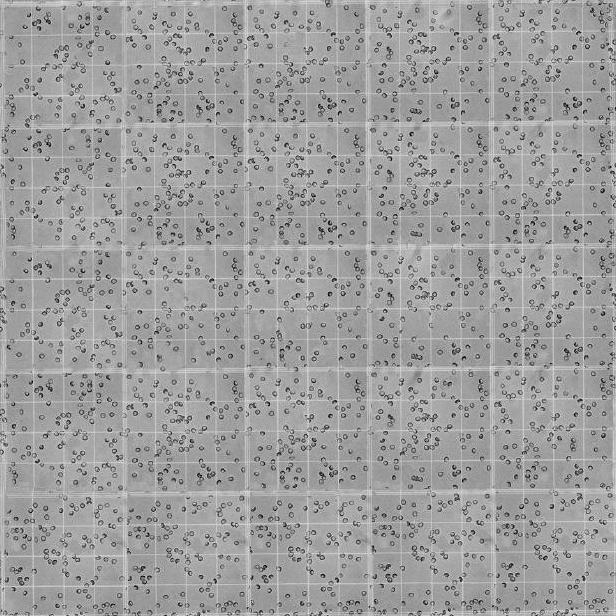
//> input picture scratch/oshani/VisualC++/square_handling/std_count.jpg, 616 x 616 px
$ ./hs   (built with g++ and OpenCV 4)
//> lines starting //> are read from the running program, lines starting //| are printed output that depends on the picture; after the words box and inside, x2 and y2 are one past the last pixel; in counts of white or black regions, pixels touching at a corner belong together
/*Test code for the standard count*/

#include <cv.h>
#include <highgui.h>
#include <math.h>
#include <iostream>
#include <ostream>
#include <algorithm>
#include <vector>

//The maximum number of pixels between the double lines that demarcate bigger
//counting squares
#define MAX_PIXELS 15

//Default number of small squares in a big square
#define DEFAULT_SQUARES 4

using namespace std;

int main()
{
	IplImage* src;

	char* name = "std_count.jpg";
    src = cvLoadImage(name, 0);
//> src is the input picture: 616 rows x 616 cols, CV_8UC1; min 0, max 246, mean 158.1

    IplImage* dst = cvCreateImage( cvGetSize(src), 8, 1 );
    IplImage* color_dst = cvCreateImage( cvGetSize(src), 8, 3 );
    CvMemStorage* storage = cvCreateMemStorage(0);
    CvSeq* lines = 0;
    CvSeq* lines2 = 0;

    int i;
    cvCanny( src, dst, 50, 200, 3 );
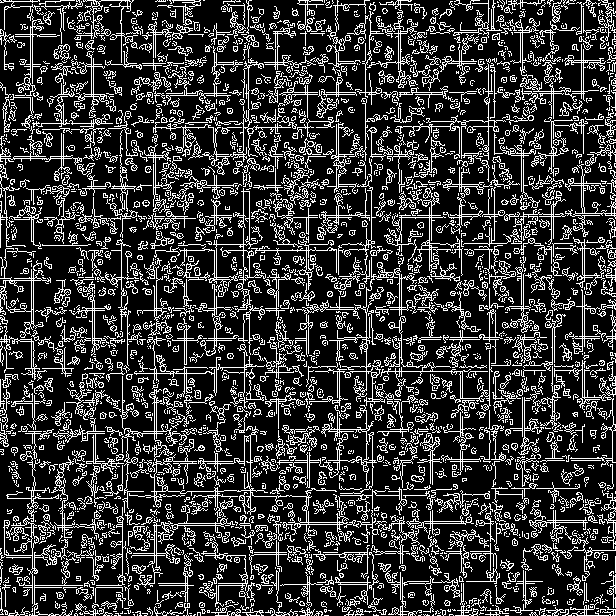
//> dst: 616 rows x 616 cols, CV_8UC1; 21.4% white in thin lines or dots
    cvCvtColor( dst, color_dst, CV_GRAY2BGR );
//> color_dst: 616 rows x 616 cols, CV_8UC3; 21.4% white in thin lines or dots

    /*Gets all the lines*/
	lines = cvHoughLines2( dst, storage, CV_HOUGH_STANDARD, 1, CV_PI/180. * 2, 200);
//> lines = 109 lines (rho, theta), first 12: [216, 0], [156, 0], [93, 0], [154, 0], [214, 0], [366, 0], [399, 0], [401, 0], [431, 1.57], [32, 0], [122, 0], [553, 0]

	/*An estimate for the positions in either the horizontal or vertical directions*/
	int positions = (int)((lines->total)/2) + 5;
//> positions = 59

	/*Arrays to hold the positions of the horizontal and vertical lines detected*/
	int* vertical_pos = new int[positions];
	int* horizontal_pos = new int[positions];

	int counter_x = 0;
	int counter_y = 0;


	/*Iterate over the lines*/
    for( i = 0; i < lines->total; i++ )
    {
        float* line = (float*)cvGetSeqElem(lines,i);
        float rho = line[0];
        float theta = line[1];
		//std::cout <<  i << "\t Rho=" << rho << "\t Theta=" << theta <<std::endl;
        CvPoint pt1, pt2;
        double a = cos(theta), b = sin(theta);

		/*For vertical lines*/
		if( fabs(a) < 0.001 )
        {
			pt1.x = pt2.x = vertical_pos[counter_x++] = cvRound(rho);
            pt1.y = 0;
            pt2.y = color_dst->height;

        }
		/*For horizontal lines*/
        else if( fabs(b) < 0.001 )
        {
            pt1.y = pt2.y = horizontal_pos[counter_y++] = cvRound(rho);
            pt1.x = 0;
            pt2.x = color_dst->width;
        }
        /* I have commented this out, because, otherwise we get diagonal lines
			which are not necessarily the line demarcations in the counting chamber
			- it will not be a problem since we will be compensating for rotation*/
/*		else
        {
            pt1.x = 0;
            pt1.y = cvRound(rho/b);
            pt2.x = cvRound(rho/a);
            pt2.y = 0;
        }
*/
		/*Draw all the lines detected in RED*/
        cvLine( color_dst, pt1, pt2, CV_RGB(255,0,0) );
    }
//> this loop made 109 passes
//> (rho, theta, a, b) on passes 1 to 12: (216, 0, 1, 0), (156, 0, 1, 0), (93, 0, 1, 0), (154, 0, 1, 0), (214, 0, 1, 0), (366, 0, 1, 0), (399, 0, 1, 0), (401, 0, 1, 0), (431, 1.57, -4.37e-08, 1), (32, 0, 1, 0), (122, 0, 1, 0), (553, 0, 1, 0)
//> pass 1, `cvLine( color_dst, pt1, pt2, CV_RGB(255,0,0) );`:
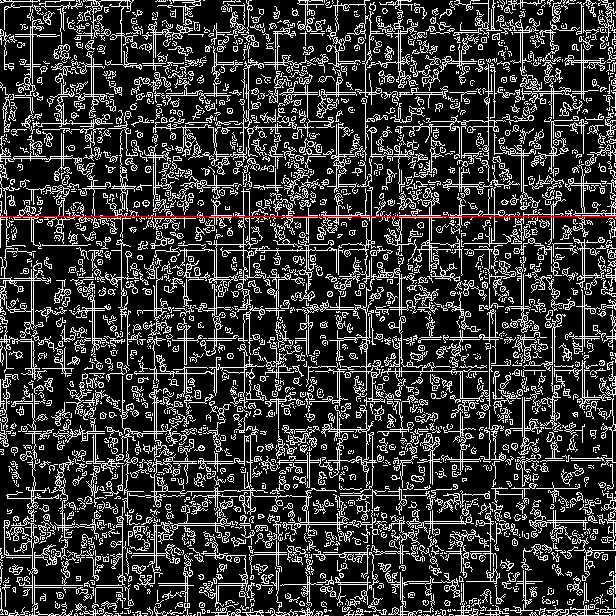
//> color_dst: 616 rows x 616 cols, CV_8UC3; mean B, G, R 54.4, 54.4, 54.8
//> pass 3, `cvLine( color_dst, pt1, pt2, CV_RGB(255,0,0) );`:
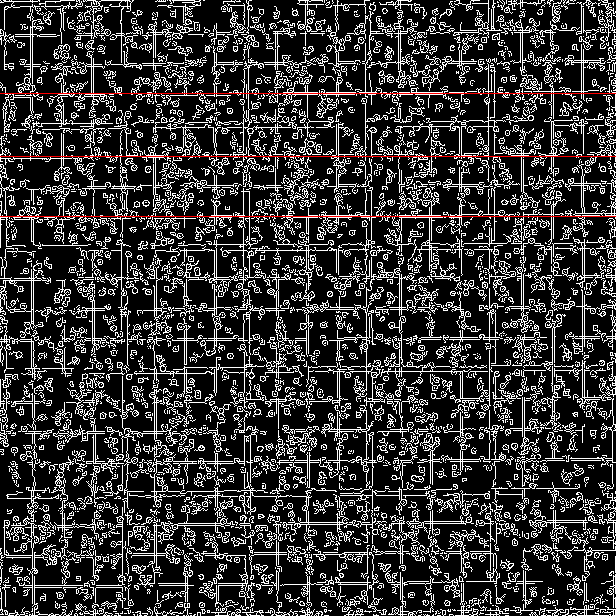
//> color_dst: 616 rows x 616 cols, CV_8UC3; mean B, G, R 54, 54, 55.3
//> after the loop:
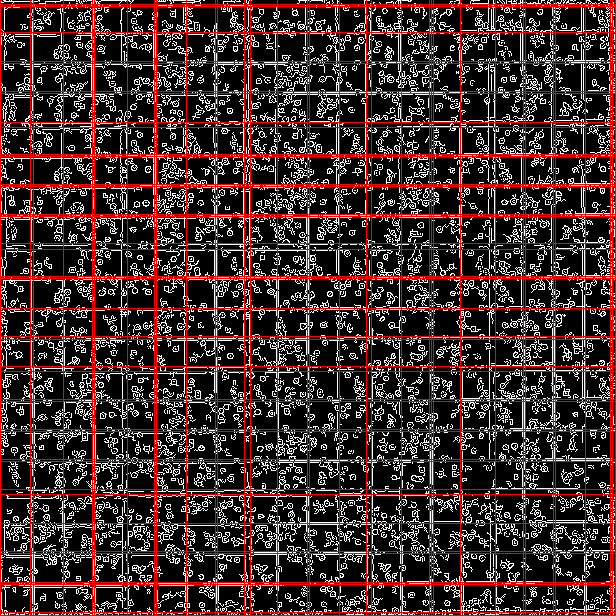
//> color_dst: 616 rows x 616 cols, CV_8UC3; 11.01% of pixels changed, all inside (x1, y1, x2, y2) = (0, 0, 616, 616)
//> after the loop, counter_x = 34; counter_y = 39

	/*Heap Sort the 2 arrays*/

	vector<int> vertical_pos_vector (vertical_pos, vertical_pos+counter_x);
//> vertical_pos_vector = 34 values, max 615 at index 3, min 0 at index 28, mean 325.2
	make_heap (vertical_pos_vector.begin(),vertical_pos_vector.end());
//> vertical_pos_vector = 34 values, max 615 at index 0, min 0 at index 28, mean 325.2
	sort_heap (vertical_pos_vector.begin(), vertical_pos_vector.end());
//> vertical_pos_vector = 34 values from 0 to 615

	vector<int> horizontal_pos_vector (horizontal_pos, horizontal_pos+counter_y);
//> horizontal_pos_vector = 39 values, max 615 at index 15, min 4 at index 36, mean 309.2
	make_heap (horizontal_pos_vector.begin(),horizontal_pos_vector.end());
//> horizontal_pos_vector = 39 values, max 615 at index 0, min 4 at index 36, mean 309.2
	sort_heap (horizontal_pos_vector.begin(), horizontal_pos_vector.end());
//> horizontal_pos_vector = 39 values from 4 to 615

	//To count how many small squares that we have met so far
	int square_counter = 0;

	/*If it is a double line demarcating a bigger square*/

	/*For vertical lines in the bigger squares*/

	//FIXME Hack used! - vertical lines will start drawing from the first
	//encountered line, and not from the actual demarcation for the big square
	//May need some sort of heuristics here!

	for (i=0; i<vertical_pos_vector.size(); i++)
	{
		CvPoint pt1, pt2;
		int line_diff = vertical_pos_vector[i+1] - vertical_pos_vector[i];

//		printf("%d : v_pos = %d\tsquare_counter = %d\n",i,vertical_pos_vector[i],square_counter);

		if ((square_counter==0 && line_diff > MAX_PIXELS) ||
			i==0 ||
			i == vertical_pos_vector.size()-1)
		{
			pt1.x = pt2.x = vertical_pos_vector[i];
			pt1.y = 0;
			pt2.y = color_dst->height;
			square_counter = (square_counter+1) % DEFAULT_SQUARES;
		}
		else if (line_diff > MAX_PIXELS)
		{
			square_counter = (square_counter+1) % DEFAULT_SQUARES;
		}


		//Draw a thick vertical line in GREEN
		cvLine( color_dst, pt1, pt2, CV_RGB(0,255,0), 3 );
	}
//> this loop made 34 passes
//> line_diff on passes 1 to 12: 30, 3, 30, 29, 2, 33, 27, 2, 30, 29, 2, 27
//> pass 1, `cvLine( color_dst, pt1, pt2, CV_RGB(0,255,0), 3 );`:
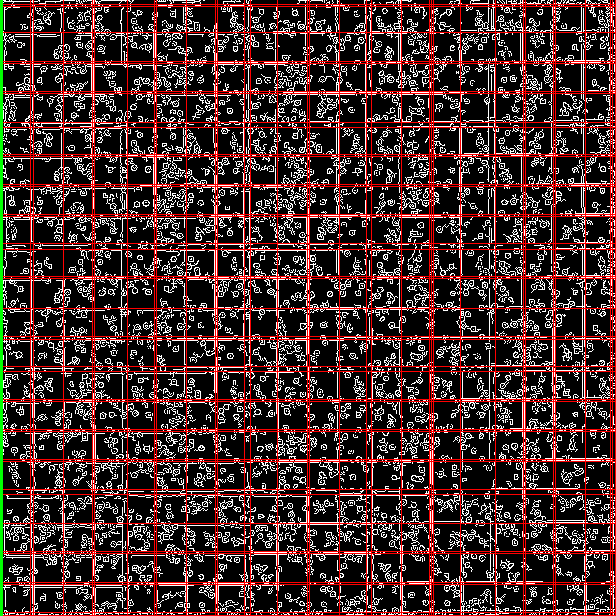
//> color_dst: 616 rows x 616 cols, CV_8UC3; 0.49% of pixels changed, all inside (x1, y1, x2, y2) = (0, 0, 3, 616)
//> after the loop:
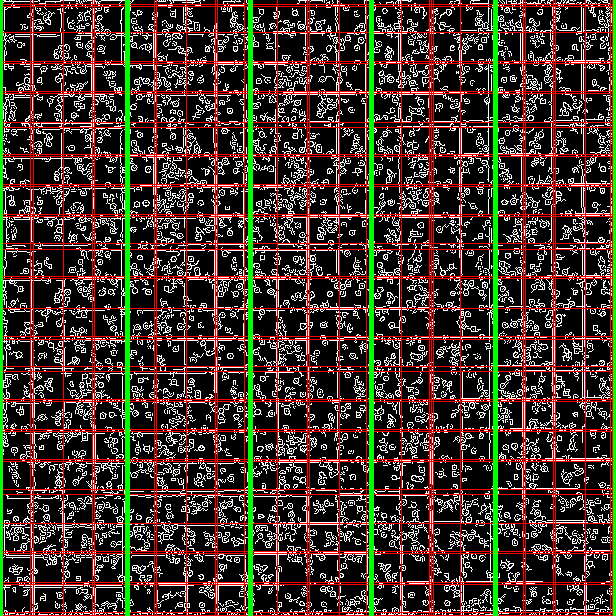
//> color_dst: 616 rows x 616 cols, CV_8UC3; 3.73% of pixels changed, all inside (x1, y1, x2, y2) = (125, 0, 616, 616)
//> after the loop, square_counter = 1


	/*Detect and draw the horizontal lines*/

	for (i=0; i<horizontal_pos_vector.size(); i++)
	{
		CvPoint pt1, pt2;
		int line_diff = horizontal_pos_vector[i+1] - horizontal_pos_vector[i];
		if (line_diff < MAX_PIXELS && square_counter++ == 0)
		{
			pt1.y = pt2.y = (int)((horizontal_pos_vector[i] + horizontal_pos_vector[i])/2);
			pt1.x = 0;
			pt2.x = color_dst->width;

		}
		else if (line_diff < MAX_PIXELS && square_counter > 0)
		{
			square_counter = (square_counter-1)%(DEFAULT_SQUARES+1);
		}
		else
		{
			square_counter = (square_counter+1)%(DEFAULT_SQUARES+1);
		}

		//Draw a thick horizontal line in GREEN
		cvLine( color_dst, pt1, pt2, CV_RGB(0,255,0), 3 );
	}
//> this loop made 39 passes
//> (line_diff, square_counter) on passes 1, 2, 3, 4, 5, 6, 7, 9, 10, 11, 12, 13: (2, 1), (26, 2), (29, 3), (2, 3), (28, 4), (2, 4), (29, 0), (27, 2), (2, 2), (28, 3), (2, 3), (28, 4)
//> line_diff on passes 8, 16, 23, 31, 38: 5, 6, 5, 5, 3
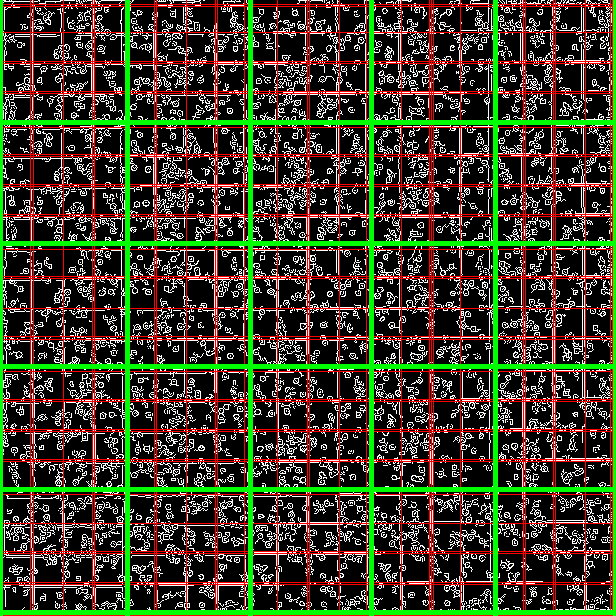
//> color_dst: 616 rows x 616 cols, CV_8UC3; 3.89% of pixels changed, all inside (x1, y1, x2, y2) = (3, 120, 613, 615)
//> after the loop, square_counter = 1


	cvNamedWindow( "Source", 1 );
    cvShowImage( "Source", src );

    cvNamedWindow( "Squares Identified", 1 );
    cvShowImage( "Squares Identified", color_dst );

    cvWaitKey(0);

	return 0;
}
